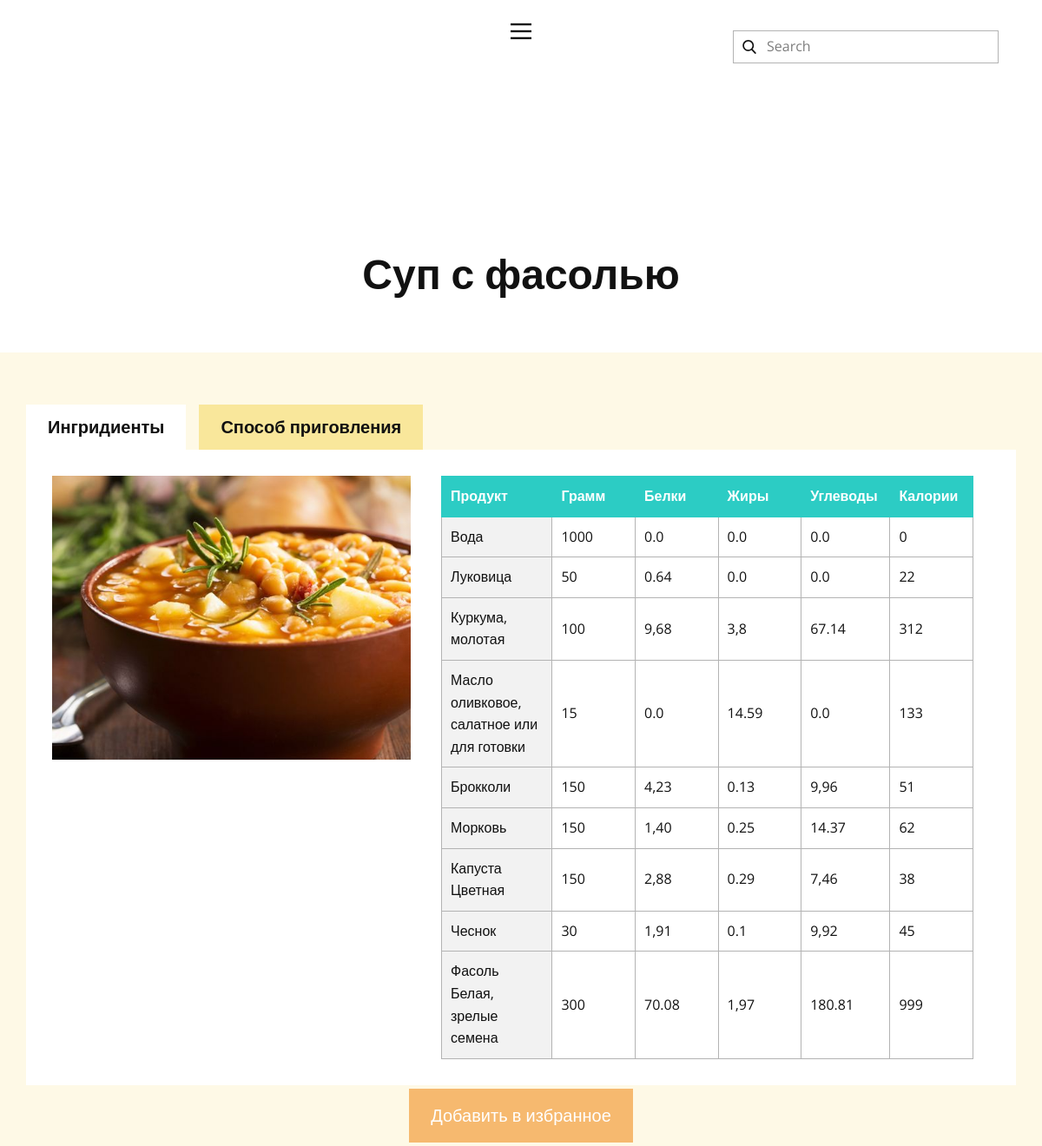
The app's page /page_recipe/3 with its own data.
### tables this page shows
CREATE TABLE recipes (
   id integer PRIMARY KEY autoincrement,
   Title varchar(255) NOT NULL,
   Gram integer NOT NULL,
   Protein double,
   Fats double,
   Carbohydrates double,
   Calories integer NOT NULL,
   Method_of_preparation varchar
, picture BLOB);

CREATE TABLE ingredients(
   id integer PRIMARY KEY autoincrement,
   Title varchar(255) NOT NULL,
   Gram integer NOT NULL,
   Protein double,
   Fats double,
   Carbohydrates double,
   Calories integer,
   recipe integer NOT NULL,
   FOREIGN KEY (recipe) REFERENCES recipes(id)
   ON DELETE CASCADE
);

### labapp/router.py (the view)
@app.route('/page_recipe/<id>', methods=['GET'])
def page_recipe(id):
    ingredients = webservice.get_recipe_ingredients(id)
    recipe = webservice.get_recipe_by_id(id)
    return render_template('Страница-1.html',
                           title='Страница1',
                           posted_recipe =recipe,
                           posted_ingredients=ingredients
                )

### labapp/repository/connectorfactory.py (called while the page is built)
    def get_connector(self, datastore):
        if datastore.startswith("sqlite:///"):
            self.instance = SQLiteStoreConnector(datastore)
            if self.instance.connect():
                return self.instance
        elif datastore.startswith("pymysql://"):
            self.instance = MySQLStoreConnector(datastore)
            if self.instance.connect():
                return self.instance
        return None

### labapp/repository/sql_api.py (called while the page is built)
def select_recipe_inredients(connector: StoreConnector, id) -> List[tuple]:
    query = f'''SELECT id, Title, Gram, Protein, Fats, Carbohydrates, Calories, recipe
FROM ingredients WHERE recipe = {id}'''
    result = connector.execute(query).fetchall()
    return result

def select_recipe_by_id(connector: StoreConnector, id) -> tuple:
    query = f'''SELECT id, Title, Gram, Protein, Fats, Carbohydrates, Calories, Method_of_preparation
FROM recipes WHERE id = {id}'''
    result = connector.execute(query).fetchone()
    return result

### labapp/repository/sqliteconnector.py (called while the page is built)
    def connect(self):
        try:
            connection = sqlite3.connect(self._datastore[10:])
            cursor = connection.cursor()
            cursor.execute("PRAGMA foreign_keys = 1")
            cursor.close()
            self.connection = connection
            print("SQLite database connected.")
            return True
        except Exception as e:
            print(f'Connection error: {str(e)}')
            return False

    def execute(self, query):
        result = None
        if self._cursor is not None:
            try:
                result = self._cursor.execute(query)
            except Exception as e:
                self.connection.rollback()
                print(f'Query execution error: {str(e)}')
        else:
            print("Use start_transaction() first.")
        return result

    def start_transaction(self):
        if self._cursor is None and self.connection is not None:
            self._cursor = self.connection.cursor()

    def end_transaction(self):
        if self.connection is not None and self._cursor is not None:
            self.connection.commit()
            self._cursor.close()
            self._cursor = None

    def close(self):
        self.connection.close()
        self.connection = None

### labapp/templates/Страница-1.html (shortened to what this page needs)
<!DOCTYPE html>
<html style="font-size: 16px;" lang="ru"><head>
    <link rel="stylesheet" href="/static/stylesheets/nicepage.css" media="screen">
<link rel="stylesheet" href="/static/stylesheets/Страница-1.css" media="screen">
  </head>
  <body class="u-body u-xl-mode" data-lang="ru"><header class="u-clearfix u-header u-header" id="sec-03fb"><div class="u-clearfix u-sheet u-sheet-1">
    {% block content %}
        <nav class="u-align-left u-menu u-menu-hamburger u-offcanvas u-menu-1" data-responsive-from="XL">
          <div class="menu-collapse">
            <a class="u-button-style u-nav-link" href="#" style="padding: 4px 0px; font-size: calc(1em + 8px);" data-lang-en="{&quot;content&quot;:&quot;\n          <svg class=\&quot;u-svg-link\&quot; preserveAspectRatio=\&quot;xMidYMin slice\&quot; viewBox=\&quot;0 0 302 302\&quot; style=\&quot;\&quot;><use xlink:href=\&quot;#svg-5c50\&quot;></use></svg>\n          <svg xmlns=\&quot;http://www.w3.org/2000/svg\&quot; xmlns:xlink=\&quot;http://www.w3.org/1999/xlink\&quot; version=\&quot;1.1\&quot; id=\&quot;svg-5c50\&quot; x=\&quot;0px\&quot; y=\&quot;0px\&quot; viewBox=\&quot;0 0 302 302\&quot; style=\&quot;enable-background:new 0 0 302 302;\&quot; xml:space=\&quot;preserve\&quot; class=\&quot;u-svg-content\&quot;><g><rect y=\&quot;36\&quot; width=\&quot;302\&quot; height=\&quot;30\&quot;></rect><rect y=\&quot;236\&quot; width=\&quot;302\&quot; height=\&quot;30\&quot;></rect><rect y=\&quot;136\&quot; width=\&quot;302\&quot; height=\&quot;30\&quot;></rect>\n</g><g></g><g></g><g></g><g></g><g></g><g></g><g></g><g></g><g></g><g></g><g></g><g></g><g></g><g></g><g></g></svg>\n        &quot;,&quot;href&quot;:&quot;#&quot;}">
              <svg class="u-svg-link" preserveAspectRatio="xMidYMin slice" viewBox="0 0 302 302" style=""><use xlink:href="#svg-5c50"></use></svg>
            </a>
          </div>
        </nav>
        <form action="#" method="get" class="u-border-1 u-border-grey-30 u-search u-search-left u-white u-search-1">
          <button class="u-search-button" type="submit">
            <span class="u-search-icon u-spacing-10">
              <svg class="u-svg-link" preserveAspectRatio="xMidYMin slice" viewBox="0 0 56.966 56.966"><use xlink:href="#svg-e435"></use></svg>
            </span>
          </button>
          <input class="u-search-input" type="search" name="search" value="" placeholder="Search">
        </form>
      </div></header>
    <section class="u-clearfix u-section-1" id="sec-388b">
      <div class="u-clearfix u-sheet u-sheet-1"></div>
    </section>
    <section class="u-align-center u-clearfix u-section-2" id="sec-3261">
      <div class="u-clearfix u-sheet u-valign-middle u-sheet-1">
        <h1 class="u-text u-text-default u-text-1">{{posted_recipe[1]}}</h1>
      </div>
    </section>
    <section class="u-align-center u-clearfix u-palette-3-light-3 u-section-3" id="sec-0f47">
      <div class="u-clearfix u-sheet u-sheet-1">
        <div class="u-expanded-width u-tabs u-tabs-1">
          <ul class="u-spacing-15 u-tab-list u-unstyled" role="tablist">
            <li class="u-tab-item" role="presentation">
              <a class="active u-active-white u-button-style u-palette-3-light-2 u-tab-link u-tab-link-1" id="link-tab-0da5" href="#tab-0da5" role="tab" aria-controls="tab-0da5" aria-selected="true">Ингридиенты</a>
            </li>
            <li class="u-tab-item" role="presentation">
              <a class="u-active-white u-button-style u-palette-3-light-2 u-tab-link u-tab-link-2" id="link-tab-14b7" href="#tab-14b7" role="tab" aria-controls="tab-14b7" aria-selected="false">Способ приговления</a>
            </li>
          </ul>
          <div class="u-tab-content">
            <div class="u-container-style u-tab-active u-tab-pane u-white u-tab-pane-1" id="tab-0da5" role="tabpanel" aria-labelledby="link-tab-0da5">
              <div class="u-container-layout u-container-layout-1">
                <img alt="" class="u-image u-image-default u-image-1" data-image-width="960" data-image-height="540" src="/static/images/{{posted_recipe[0]}}.jpg">
                <div class="u-table u-table-responsive u-table-1">
                  <table class="u-table-entity">
                    <colgroup>
                      <col width="20%">
                      <col width="15%">
                      <col width="15%">
                      <col width="15%">
                      <col width="15%">
                      <col width="15%">
                      <col height="15%">
                    </colgroup>
                    <thead class="u-palette-4-base u-table-header u-table-header-1">
                      <tr style="height: 15px;">
                        <th class="u-border-1 u-border-palette-4-base u-table-cell">Продукт</th>
                        <th class="u-border-1 u-border-palette-4-base u-table-cell"> Грамм</th>
                        <th class="u-border-1 u-border-palette-4-base u-table-cell">Белки</th>
                        <th class="u-border-1 u-border-palette-4-base u-table-cell">Жиры</th>
                        <th class="u-border-1 u-border-palette-4-base u-table-cell">Углеводы</th>
                        <th class="u-border-1 u-border-palette-4-base u-table-cell">Калории</th>
                      </tr>
                    </thead>
                    <tbody class="u-table-body">
                      {% for row in posted_ingredients %}
                      <tr style="height: 15px;">
                        <td class="u-border-1 u-border-grey-30 u-first-column u-grey-5 u-table-cell u-table-cell-7">{{row[1]}}</td>
                        <td class="u-border-1 u-border-grey-30 u-table-cell">{{row[2]}}</td>
                        <td class="u-border-1 u-border-grey-30 u-table-cell">{{row[3]}}</td>
                        <td class="u-border-1 u-border-grey-30 u-table-cell">{{row[4]}}</td>
                        <td class="u-border-1 u-border-grey-30 u-table-cell">{{row[5]}}</td>
                        <td class="u-border-1 u-border-grey-30 u-table-cell">{{row[6]}}</td>
                      </tr>
                      {% endfor %}
                    </tbody>
                  </table>
                </div>
              </div>
            </div>
          </div>
        </div>
        <a href="" class="button">Добавить в избранное</a>
      </div>
    </section>
    {% endblock %}
</body></html>

### labapp/static/stylesheets/Страница-1.css (style rules this page uses)
.u-section-1 .u-sheet-1 { min-height: 49px; }
.u-section-2 .u-sheet-1 { min-height: 177px; }
.u-section-2 .u-text-1 { font-weight: 900; margin: 60px auto; }
.u-section-3 { background-image: none; }
.u-section-3 .u-sheet-1 { min-height: 560px; }
.u-section-3 .u-tabs-1 { min-height: 439px; height: auto; margin: 60px auto 0 0; }
.u-section-3 .u-tab-link-1 { font-size: 1.25rem; background-image: none; font-weight: 600; padding: 10px 25px; }
.u-section-3 .u-tab-link-2 { font-size: 1.25rem; background-image: none; font-weight: 600; padding: 10px 25px; }
.u-section-3 .u-tab-pane-1 { background-image: none; }
.u-section-3 .u-container-layout-1 { padding: 30px; }
.u-section-3 .u-image-1 { width: 413px; height: 327px; margin: 0 auto 0 0; }
.u-section-3 .u-table-1 { width: 613px; margin: -327px 19px 0 auto; }
.u-section-3 .u-table-header-1 { font-weight: 700; background-image: none; }
.u-section-3 .u-table-cell-7 { background-image: none; }

### labapp/templates/Страница-1.html (style rules this page uses)
.button { background-color: #f6b96f; border: none; color: white; padding: 15px 25px; text-align: rigth; text-decoration: none; display: inline-block; font-size: 20px; margin: 4px 2px; cursor: pointer; }

### records on screen
recipes: Title "Суп с фасолью"
ingredients: Title "Вода", Gram "1000", Protein "0.0", Fats "0.0", Carbohydrates "0.0", Calories "0"
ingredients: Title "Луковица", Gram "50", Protein "0.64", Fats "0.0", Carbohydrates "0.0", Calories "22"
ingredients: Title "Куркума, молотая", Gram "100", Protein "9,68", Fats "3,8", Carbohydrates "67.14", Calories "312"
ingredients: Title "Масло оливковое, салатное или для готовки", Gram "15", Protein "0.0", Fats "14.59", Carbohydrates "0.0", Calories "133"
ingredients: Title "Брокколи", Gram "150", Protein "4,23", Fats "0.13", Carbohydrates "9,96", Calories "51"
ingredients: Title "Морковь", Gram "150", Protein "1,40", Fats "0.25", Carbohydrates "14.37", Calories "62"
ingredients: Title "Капуста Цветная", Gram "150", Protein "2,88", Fats "0.29", Carbohydrates "7,46", Calories "38"
ingredients: Title "Чеснок", Gram "30", Protein "1,91", Fats "0.1", Carbohydrates "9,92", Calories "45"
ingredients: Title "Фасоль Белая, зрелые семена", Gram "300", Protein "70.08", Fats "1,97", Carbohydrates "180.81", Calories "999"
